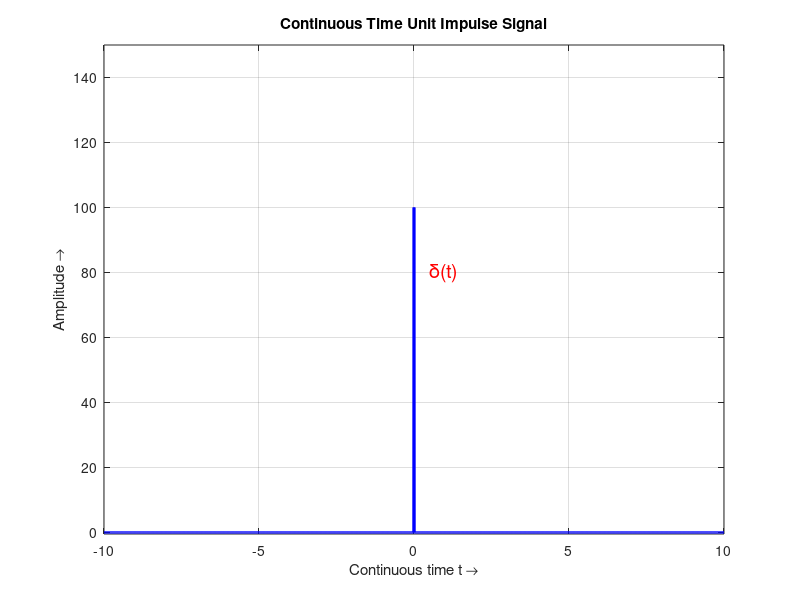
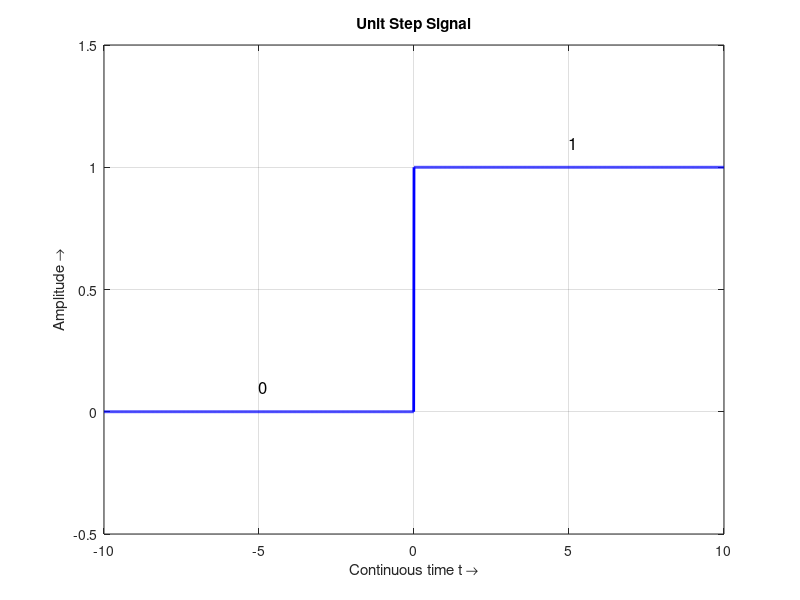
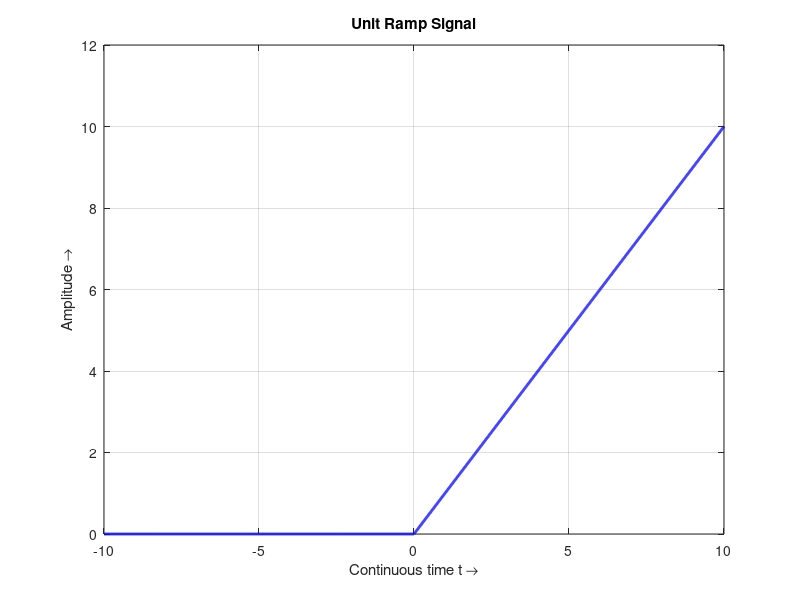
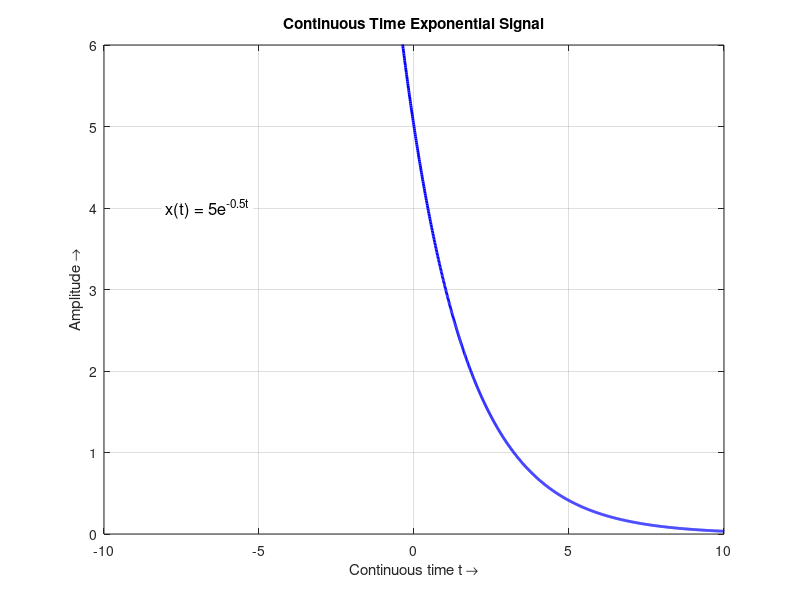

These charts were generated, in order, by the following MATLAB code: (Note: this script raises an error after producing the figures.)
%% Signal Generation and Plotting in MATLAB
% Author: Rupashri Das
% Date: September 2025
% Description: This script generates and plots six fundamental signals
% used in signal processing and IoT applications

clear all; close all; clc;

%% Time vector definition
% Define continuous time vector from -10 to 10 with small step size
t = -10:0.01:10;  % High resolution for smooth continuous-time approximation
dt = 0.01;        % Time step

%% 1. Unit Impulse Signal (Dirac Delta approximation)
% Since true impulse cannot be represented digitally, we approximate it
% with a very narrow pulse at t=0
impulse = zeros(size(t));
[~, zero_index] = min(abs(t));  % Find index closest to t=0
impulse(zero_index) = 1/dt;     % Scale by 1/dt to approximate unit area

figure(1);
plot(t, impulse, 'b-', 'LineWidth', 2);
grid on;
title('Continuous Time Unit Impulse Signal');
xlabel('Continuous time t →');
ylabel('Amplitude →');
xlim([-10 10]);
ylim([-0.5 1.5/dt]);
% Add annotation for impulse
text(0.5, 0.8/dt, 'δ(t)', 'FontSize', 14, 'Color', 'red');

%% 2. Unit Step Signal
% u(t) = 0 for t < 0, u(t) = 1 for t >= 0
step = zeros(size(t));
step(t >= 0) = 1;

figure(2);
plot(t, step, 'b-', 'LineWidth', 2);
grid on;
title('Unit Step Signal');
xlabel('Continuous time t →');
ylabel('Amplitude →');
xlim([-10 10]);
ylim([-0.5 1.5]);
% Add text annotations
text(-5, 0.1, '0', 'FontSize', 12);
text(5, 1.1, '1', 'FontSize', 12);

%% 3. Unit Ramp Signal
% r(t) = 0 for t < 0, r(t) = t for t >= 0
ramp = zeros(size(t));
ramp(t >= 0) = t(t >= 0);

figure(3);
plot(t, ramp, 'b-', 'LineWidth', 2);
grid on;
title('Unit Ramp Signal');
xlabel('Continuous time t →');
ylabel('Amplitude →');
xlim([-10 10]);
ylim([0 12]);

%% 4. Exponential Signal
% x(t) = A * e^(-at) where A = 5, a = 0.5 (decaying exponential)
A = 5;          % Amplitude
a = 0.5;        % Decay constant
exponential = A * exp(-a * t);

figure(4);
plot(t, exponential, 'b-', 'LineWidth', 2);
grid on;
title('Continuous Time Exponential Signal');
xlabel('Continuous time t →');
ylabel('Amplitude →');
xlim([-10 10]);
ylim([0 6]);
% Add equation as text
text(-8, 4, 'x(t) = 5e^{-0.5t}', 'FontSize', 12, 'BackgroundColor', 'white');

%% 5. Signum Signal
% sgn(t) = -1 for t < 0, sgn(t) = 0 for t = 0, sgn(t) = 1 for t > 0
signum = sign(t);

figure(5);
plot(t, signum, 'b-', 'LineWidth', 2);
grid on;
title('Continuous Time Signum Function');
xlabel('Continuous time t →');
ylabel('Amplitude →');
xlim([-10 10]);
ylim([-1.5 1.5]);
% Add horizontal lines for clarity
hold on;
plot([-10 0], [-1 -1], 'b-', 'LineWidth', 2);
plot([0 10], [1 1], 'b-', 'LineWidth', 2);
plot([0 0], [-1 1], 'b-', 'LineWidth', 2);
hold off;

%% 6. Sinc Signal
% sinc(t) = sin(πt)/(πt), with sinc(0) = 1 by L'Hôpital's rule
sinc_signal = sinc(t);  % MATLAB's built-in sinc function

figure(6);
plot(t, sinc_signal, 'b-', 'LineWidth', 2);
grid on;
title('Continuous Time Sinc Function');
xlabel('Continuous time t →');
ylabel('Amplitude →');
xlim([-10 10]);
ylim([-0.3 1.2]);
% Add equation as text
text(-8, 0.8, 'sinc(t) = sin(πt)/(πt)', 'FontSize', 12, 'BackgroundColor', 'white');

%% Create a combined subplot figure for easy comparison
figure(7);

% Subplot 1: Unit Impulse
subplot(3,2,1);
plot(t, impulse, 'b-', 'LineWidth', 1.5);
grid on;
title('Unit Impulse Signal');
xlabel('Time t');
ylabel('Amplitude');
xlim([-5 5]);

% Subplot 2: Unit Step
subplot(3,2,2);
plot(t, step, 'b-', 'LineWidth', 1.5);
grid on;
title('Unit Step Signal');
xlabel('Time t');
ylabel('Amplitude');
xlim([-5 5]);

% Subplot 3: Unit Ramp
subplot(3,2,3);
plot(t, ramp, 'b-', 'LineWidth', 1.5);
grid on;
title('Unit Ramp Signal');
xlabel('Time t');
ylabel('Amplitude');
xlim([-2 8]);

% Subplot 4: Exponential
subplot(3,2,4);
plot(t, exponential, 'b-', 'LineWidth', 1.5);
grid on;
title('Exponential Signal');
xlabel('Time t');
ylabel('Amplitude');
xlim([-2 8]);

% Subplot 5: Signum
subplot(3,2,5);
plot(t, signum, 'b-', 'LineWidth', 1.5);
grid on;
title('Signum Function');
xlabel('Time t');
ylabel('Amplitude');
xlim([-5 5]);

% Subplot 6: Sinc
subplot(3,2,6);
plot(t, sinc_signal, 'b-', 'LineWidth', 1.5);
grid on;
title('Sinc Function');
xlabel('Time t');
ylabel('Amplitude');
xlim([-8 8]);

% Adjust overall layout
sgtitle('Fundamental Signals in Continuous Time', 'FontSize', 16, 'FontWeight', 'bold');



%% Display signal properties
fprintf('\n=== Signal Properties ===\n');
fprintf('Time vector range: %.1f to %.1f seconds\n', min(t), max(t));
fprintf('Time step (dt): %.3f seconds\n', dt);
fprintf('Number of samples: %d\n', length(t));
fprintf('Impulse peak value: %.2f (approximated)\n', max(impulse));
fprintf('Step signal final value: %.1f\n', max(step));
fprintf('Ramp signal max value: %.1f\n', max(ramp));
fprintf('Exponential initial value: %.2f\n', exponential(zero_index));
fprintf('Sinc signal peak value: %.3f\n', max(sinc_signal));

fprintf('\nAll figures generated successfully!\n');
